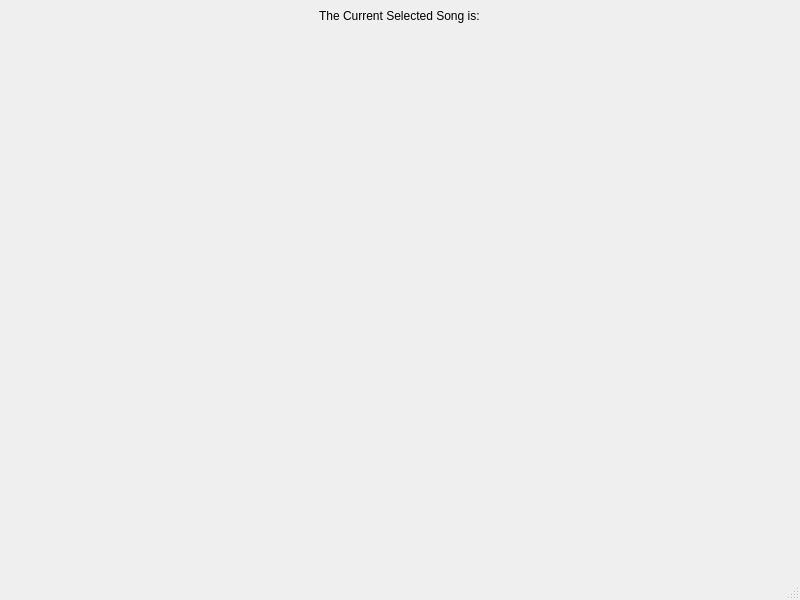
<?xml version="1.0" encoding="UTF-8"?>
<ui version="4.0">
 <class>MainWindow</class>
 <widget class="QMainWindow" name="MainWindow">
  <property name="geometry">
   <rect>
    <x>0</x>
    <y>0</y>
    <width>800</width>
    <height>600</height>
   </rect>
  </property>
  <property name="windowTitle">
   <string>MainWindow</string>
  </property>
  <widget class="QWidget" name="centralwidget">
   <layout class="QHBoxLayout" name="horizontalLayout">
    <item alignment="Qt::AlignLeft|Qt::AlignTop">
     <widget class="QLabel" name="OMC_logo">
      <property name="minimumSize">
       <size>
        <width>191</width>
        <height>191</height>
       </size>
      </property>
      <property name="maximumSize">
       <size>
        <width>191</width>
        <height>191</height>
       </size>
      </property>
      <property name="text">
       <string/>
      </property>
      <property name="pixmap">
       <pixmap resource="images.qrc">:/images/images/OneManCeilidh.jpg</pixmap>
      </property>
     </widget>
    </item>
    <item alignment="Qt::AlignHCenter|Qt::AlignTop">
     <widget class="QLabel" name="label">
      <property name="text">
       <string>The Current Selected Song is:</string>
      </property>
     </widget>
    </item>
    <item alignment="Qt::AlignRight|Qt::AlignTop">
     <widget class="QLabel" name="OMC_logo_2">
      <property name="minimumSize">
       <size>
        <width>191</width>
        <height>191</height>
       </size>
      </property>
      <property name="maximumSize">
       <size>
        <width>191</width>
        <height>538</height>
       </size>
      </property>
      <property name="text">
       <string/>
      </property>
      <property name="pixmap">
       <pixmap resource="images.qrc">:/images/images/OneManCeilidh2.jpg</pixmap>
      </property>
     </widget>
    </item>
   </layout>
  </widget>
  <widget class="QMenuBar" name="menubar">
   <property name="geometry">
    <rect>
     <x>0</x>
     <y>0</y>
     <width>800</width>
     <height>22</height>
    </rect>
   </property>
  </widget>
  <widget class="QStatusBar" name="statusbar"/>
 </widget>
 <resources>
  <include location="images.qrc"/>
 </resources>
 <connections/>
</ui>
